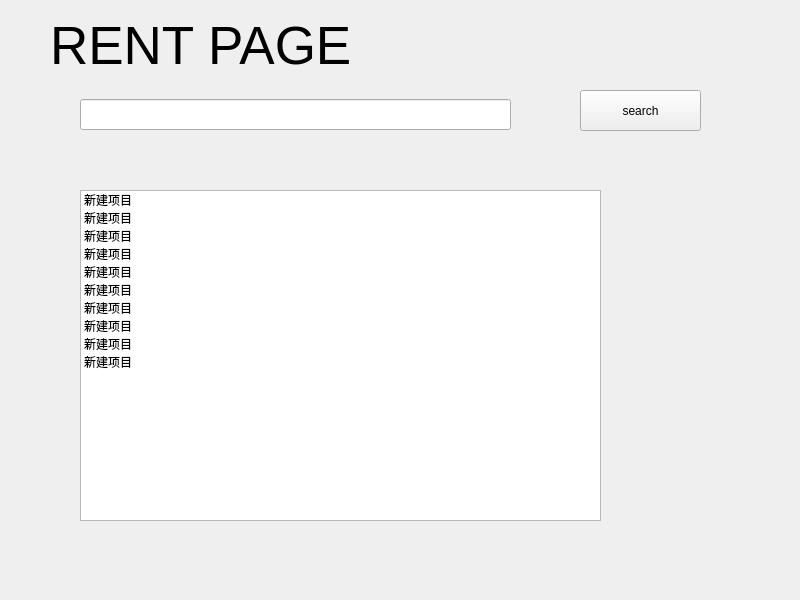
<?xml version="1.0" encoding="UTF-8"?>
<ui version="4.0">
 <class>rent</class>
 <widget class="QWidget" name="rent">
  <property name="geometry">
   <rect>
    <x>0</x>
    <y>0</y>
    <width>800</width>
    <height>600</height>
   </rect>
  </property>
  <property name="windowTitle">
   <string>rentpage</string>
  </property>
  <widget class="QLineEdit" name="lineEdit">
   <property name="geometry">
    <rect>
     <x>80</x>
     <y>99</y>
     <width>431</width>
     <height>31</height>
    </rect>
   </property>
   <property name="text">
    <string/>
   </property>
  </widget>
  <widget class="QPushButton" name="search_Button">
   <property name="geometry">
    <rect>
     <x>580</x>
     <y>90</y>
     <width>121</width>
     <height>41</height>
    </rect>
   </property>
   <property name="text">
    <string>search</string>
   </property>
  </widget>
  <widget class="QListWidget" name="listWidget">
   <property name="geometry">
    <rect>
     <x>80</x>
     <y>190</y>
     <width>521</width>
     <height>331</height>
    </rect>
   </property>
   <item>
    <property name="text">
     <string>新建项目</string>
    </property>
   </item>
   <item>
    <property name="text">
     <string>新建项目</string>
    </property>
   </item>
   <item>
    <property name="text">
     <string>新建项目</string>
    </property>
   </item>
   <item>
    <property name="text">
     <string>新建项目</string>
    </property>
   </item>
   <item>
    <property name="text">
     <string>新建项目</string>
    </property>
   </item>
   <item>
    <property name="text">
     <string>新建项目</string>
    </property>
   </item>
   <item>
    <property name="text">
     <string>新建项目</string>
    </property>
   </item>
   <item>
    <property name="text">
     <string>新建项目</string>
    </property>
   </item>
   <item>
    <property name="text">
     <string>新建项目</string>
    </property>
   </item>
   <item>
    <property name="text">
     <string>新建项目</string>
    </property>
   </item>
  </widget>
  <widget class="QLabel" name="label">
   <property name="geometry">
    <rect>
     <x>50</x>
     <y>20</y>
     <width>321</width>
     <height>51</height>
    </rect>
   </property>
   <property name="font">
    <font>
     <pointsize>40</pointsize>
    </font>
   </property>
   <property name="text">
    <string>RENT PAGE</string>
   </property>
  </widget>
 </widget>
 <resources/>
 <connections/>
</ui>
